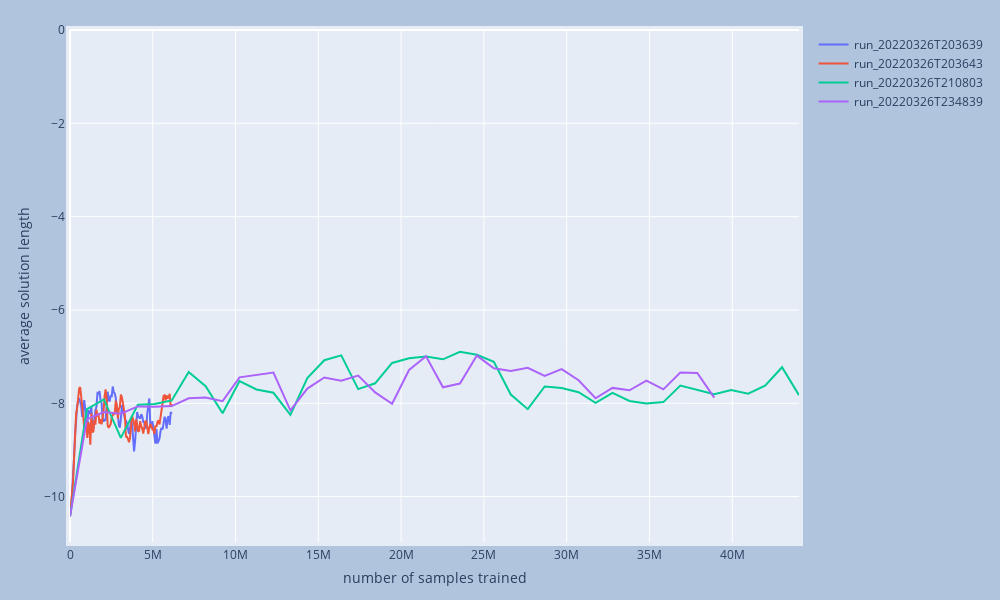

Notebook code for this chart:
### Code cell
# https://plotly.com/python/plot-data-from-csv/
# https://stackoverflow.com/questions/64500472/plot-multiple-pandas-dataframes-in-one-graph-python-plotly
import plotly.express as px
import plotly.graph_objects as go
import plotly.io as pio
pio.kaleido.scope.mathjax = None # https://github.com/plotly/plotly.py/issues/3469

fig = go.Figure()
for name, df in zip(plot_names, plot_dfs):
    fig = fig.add_trace(go.Scatter(x = df[x_df_label],
                                   y = df[y_df_label], 
                                   name = name))
    
fig.update_layout(
    autosize=False,
    width=1000,
    height=600,
    margin=dict(
        l=70,
        r=70,
        b=30,
        t=30,
        pad=4
    ),
    yaxis=dict(
        title_text=y_display_label,
        #ticktext=["Very long label", "long label", "3", "label"],
        #tickvals=[1, 2, 3, 4],
        #tickmode="array",
        #titlefont=dict(size=30),
    ),
    xaxis=dict(
        title_text=x_display_label,
        #range=(0, 7000000),
        #ticktext=["Very long label", "long label", "3", "label"],
        #tickvals=[1, 2, 3, 4],
        #tickmode="array",
        #titlefont=dict(size=30),
    ),
    title=dict(
        #text=title,
    ),
    paper_bgcolor="LightSteelBlue",
)
# https://plotly.com/python/horizontal-vertical-shapes/
#fig.add_hline(y=3.84, line_dash="dot", annotation_text="optimal", annotation_position="bottom right")
fig.update_yaxes(rangemode="tozero")
fig.show()
fig.write_image("figures/" + figure_meta['plot_filename'] + ".pdf")

import json
with open("figure_metas/" + figure_meta['plot_filename'] + ".json", "w") as fp:
    json.dump(figure_meta,fp)
